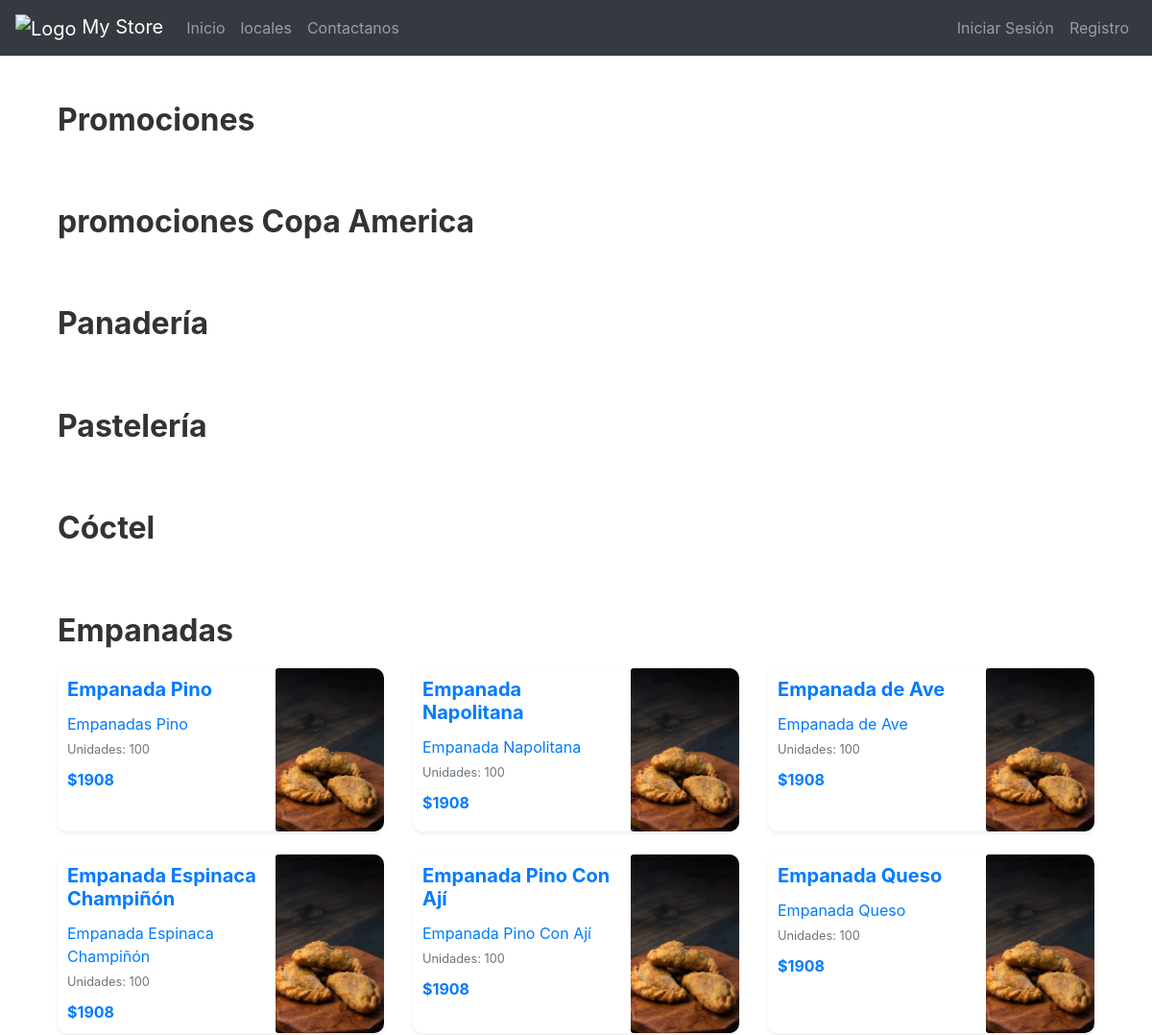
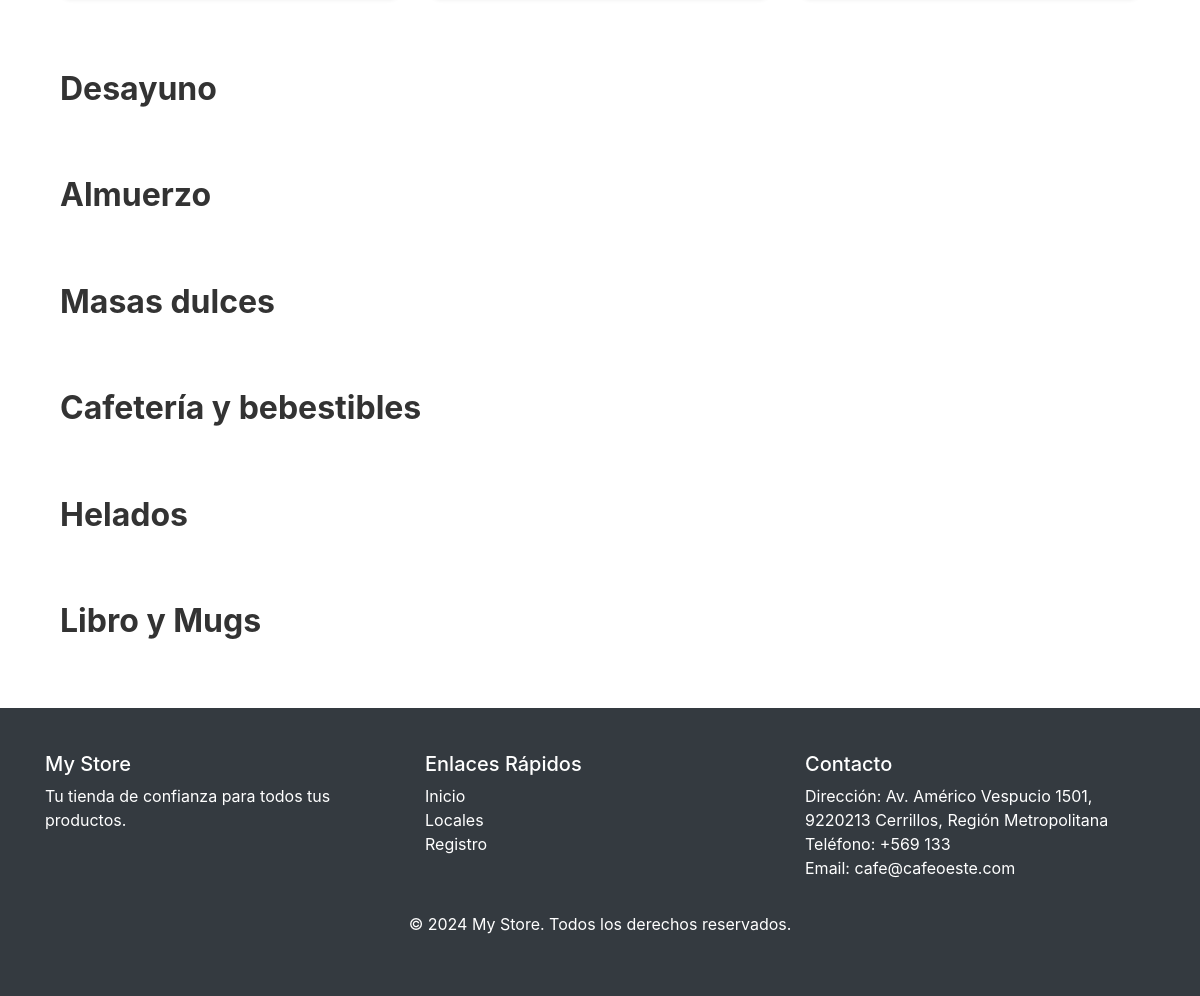
The page / on the database its author committed (2 pictures, top to bottom).
### apps/models.py (models this page shows, shortened)
class Category(models.Model):
    name = models.CharField(max_length=100)
    description = models.TextField(blank=True, null=True)

class Product(models.Model):
    name = models.CharField(max_length=100)
    description = models.TextField()
    price = models.DecimalField(max_digits=10, decimal_places=0)
    stock = models.PositiveIntegerField()
    category = models.ForeignKey(Category, on_delete=models.CASCADE)
    image = models.ImageField(upload_to='products/', blank=True, null=True)

### apps/views.py (the view)
# urls.py: path('', views.home, name='home'),
def home(request):
    categories = Category.objects.all()
    products_by_category = {}
    for category in categories:
        products_by_category[category] = Product.objects.filter(category=category)
    return render(request, 'principal/home.html', {
        'categories': categories,
        'products_by_category': products_by_category
    })

### templates/Principal/home.html (shortened to what this page needs)
{% extends 'base.html' %}
{% load static %}
{% block content %}
<div class="container mt-5">
    {% for category, products in products_by_category.items %}
    <div class="category-section mb-5">
        <h2>{{ category.name }}</h2>
        <div class="row">
            {% for product in products %}
            <div class="col-lg-4 col-md-6 col-sm-12 d-flex align-items-stretch mb-4">
                <a href="{% url 'product_detail' product.id %}" class="card-link">
                    <div class="card shadow-sm h-100">
                        <div class="row no-gutters h-100">
                            <div class="col-8 d-flex flex-column">
                                <div class="card-body d-flex flex-column">
                                    <h5 class="card-title">{{ product.name }}</h5>
                                    <p class="card-text">{{ product.description }}</p>
                                    <p class="card-text"><small class="text-muted">Unidades: {{ product.stock }}</small></p>
                                    <p class="card-text font-weight-bold">${{ product.price }}</p>
                                </div>
                            </div>
                            <div class="col-4">
                                {% if product.image %}
                                <img src="{{ product.image.url }}" class="card-img h-100" alt="{{ product.name }}">
                                {% else %}
                                <img src="{% static 'path/to/default_image.jpg' %}" class="card-img h-100" alt="Default Image">
                                {% endif %}
                            </div>
                        </div>
                    </div>
                </a>
            </div>
            {% endfor %}
        </div>
    </div>
    {% endfor %}
</div>
{% endblock %}

### static/css/style.css (style rules this page uses)
.card { border: none; border-radius: 10px; overflow: hidden; transition: transform 0.3s ease-in-out; }
.card-img { object-fit: cover; height: 100%; width: 100%; }
.card-body { padding: 10px; display: flex; flex-direction: column; }
.card-title { font-size: 1.25rem; font-weight: bold; }
.card-text { font-size: 1rem; margin-bottom: 5px; }
.card-text small { display: block; margin-bottom: 5px; }
.category-section { margin-bottom: 40px; }
.category-section h2 { margin-bottom: 20px; font-size: 2rem; font-weight: bold; color: #333; }

### rows shown on the page
Category: name "Promociones"
Category: name "promociones Copa America"
Category: name "Panadería"
Category: name "Pastelería"
Category: name "Cóctel"
Category: name "Empanadas"
Product: name "Empanada Pino", description "Empanadas Pino", stock "100", price "1908", image (picture)
Product: name "Empanada Napolitana", description "Empanada Napolitana", stock "100", price "1908", image (picture)
Product: name "Empanada de Ave", description "Empanada de Ave", stock "100", price "1908", image (picture)
Product: name "Empanada Espinaca Champiñón", description "Empanada Espinaca Champiñón", stock "100", price "1908", image (picture)
Product: name "Empanada Pino Con Ají", description "Empanada Pino Con Ají", stock "100", price "1908", image (picture)
Product: name "Empanada Queso", description "Empanada Queso", stock "100", price "1908", image (picture)
Category: name "Desayuno"
Category: name "Almuerzo"
Category: name "Masas dulces"
Category: name "Cafetería y bebestibles"
Category: name "Helados"
Category: name "Libro y Mugs"
